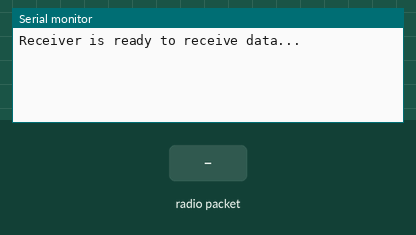
The sketch below on a simulated Arduino Uno, built with avr-gcc and run on an emulated ATmega328P. Parts: the last lines printed to the serial monitor. Inputs (shaded band) come from the test bench. No radio packets arrive unless stated.

Above: at 1.2 s.
1.3 s: radio packet "1" arrives
At 2.3 s:
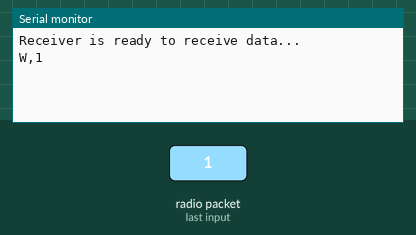
2.8 s: radio packet "0" arrives
At 3.4 s:
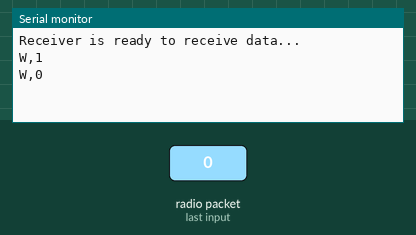
4.3 s: radio packet "2" arrives
At 5.8 s:
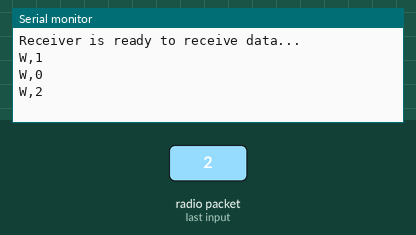

Measured:
- after the input at 1.3 s, the serial monitor: prints a new line at once (image 1)
- after the input at 2.8 s, the serial monitor: prints a new line at once (image 2)
- after the input at 4.3 s, the serial monitor: prints a new line at once (image 3)

The sketch:

ground_arduino.ino
```cpp
#include <SPI.h>
#include <RF24.h>

// Define the pins for the NRF24L01+ module
#define CE_PIN   8
#define CSN_PIN  9

// Create an RF24 object
RF24 radio(CE_PIN, CSN_PIN);

// Define the address for communication (must match on both receiver and transmitter)
byte telemPipe[6] = "00001";
byte commandPipe[6] = "00002";

void setup() {
  // Start the serial communication
  Serial.begin(9600);

  // Initialize the NRF24L01+ radio
  radio.begin();

  // Set the channel and data rate
  radio.setChannel(0x4c);   // Set channel to 76 (can be adjusted)
  radio.setPALevel(RF24_PA_HIGH);  // Set power amplifier level
  radio.setDataRate(RF24_250KBPS);   // Set data rate

  // Open the pipes
  radio.openReadingPipe(1, telemPipe);
  radio.openWritingPipe(commandPipe);

  // Disable auto acknowledge (needs to be same for both receiver and sender)
  radio.setAutoAck(false);

  // Start listening for incoming data
  radio.startListening();

  Serial.println("Receiver is ready to receive data...");
}

void loop() {
  // Check if data is available to read
  if (radio.available()) {
    char receivedMessage[64] = "";  // Buffer to hold the received message
    radio.read(&receivedMessage, sizeof(receivedMessage));  // Read data into buffer

    if (radio.testRPD()) {
      Serial.print("S,"); // strong >-64dBm
    } else {
      Serial.print("W,"); // weak <-64dBm
    }
    Serial.println(receivedMessage);
    delay(10);
  }
}
```
